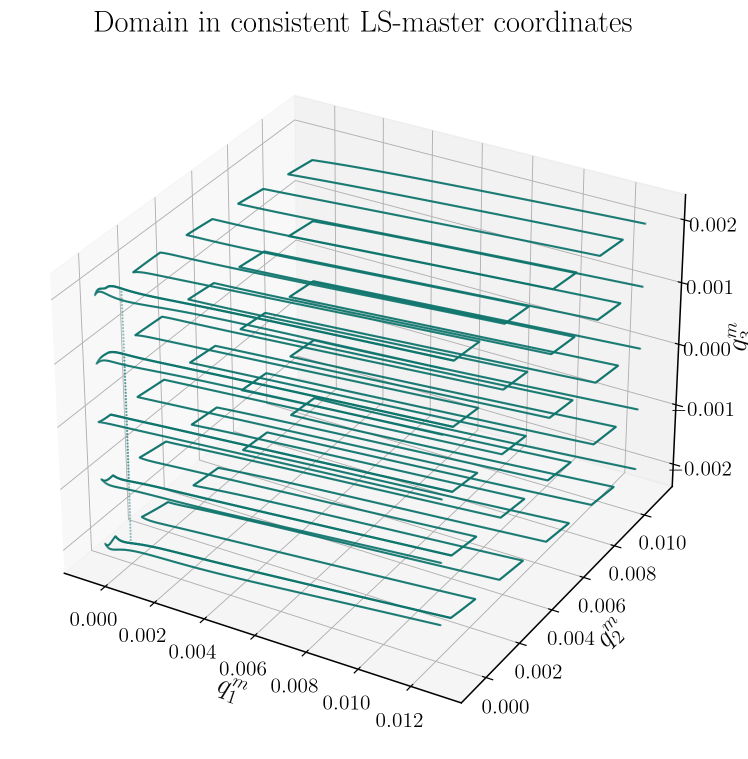
#> input picture RVE_NeoHookean_Homogenization/pann/anisotropic/domain_qm_structured_claude.png, 1496 x 1517 px (shown at 1/2 size)
$ python make_workflow_diagram_claude.py
#> lines starting #> are read from the running program, lines starting #| are printed output that depends on the picture
#!/usr/bin/env python3
"""End-to-end HPROM-ANN / D-HPROM-ANN workflow diagram, mirroring the layout
of the WCCM2026 presentation slide (macro input -> affine/structured
initialization -> {HPROM-ANN Galerkin correction, D-HPROM-ANN direct state}
-> PROM-ANN decoder state map -> hyper-reduced homogenization), but with
every equation and mini-figure drawn from what this paper actually defines
(Eqs. for u_d(X), the decoder, the ECM residual/stress cubature rules) and
the real supporting figures already generated for this RVE (ecm_residual_
support_claude.png, ecm_stress_support_claude.png, a cropped displacement-
field thumbnail, and the structured-coordinate domain plot).
"""
from __future__ import annotations

from pathlib import Path

import matplotlib.pyplot as plt
import numpy as np
from matplotlib.offsetbox import AnnotationBbox, OffsetImage
from matplotlib.patches import FancyArrowPatch, FancyBboxPatch

plt.rcParams.update({
    "text.usetex": True,
    "font.family": "serif",
    "font.serif": ["Computer Modern Roman"],
    "text.latex.preamble": r"\usepackage{amsmath}\usepackage{amssymb}\usepackage{bm}",
})

HERE = Path(__file__).resolve().parent
SCRATCH_DIR = Path(
    "/tmp/claude-1000/-home-kratos-ML-assisted-CLs-clean/"
    "4a3da423-8dfc-40e5-a7fa-8fa40d3c8b2f/scratchpad"
)
SCRATCH_DISPLACEMENT_THUMB = SCRATCH_DIR / "displacement_thumb.png"
SCRATCH_QM_STRUCTURED_THUMB = SCRATCH_DIR / "qm_structured_thumb.png"
SCRATCH_ECM_RES_THUMB = SCRATCH_DIR / "ecm_res_clean.png"
SCRATCH_ECM_SIG_THUMB = SCRATCH_DIR / "ecm_sig_clean.png"

BOX_EDGE = "#1f5fa8"
BOX_FACE = "white"
ARROW_COLOR = "#1f5fa8"


def rounded_box(ax, xy, w, h, **kwargs):
    x, y = xy
    box = FancyBboxPatch(
        (x - w / 2, y - h / 2), w, h,
        boxstyle=f"round,pad=0.0,rounding_size=0.12",
        linewidth=1.6, edgecolor=BOX_EDGE, facecolor=BOX_FACE,
        zorder=2, **kwargs,
    )
    ax.add_patch(box)
    return box


def title_text(ax, xy, w, h, text, fontsize=10.5):
    x, y = xy
    ax.text(x, y + h / 2 - 0.16, text, ha="center", va="top",
             fontsize=fontsize, fontweight="bold", zorder=3, wrap=True)


def eq_text(ax, x, y, text, fontsize=9.2, **kwargs):
    ax.text(x, y, text, ha="center", va="center", fontsize=fontsize, zorder=3, **kwargs)


def embed_image(ax, xy, path, zoom):
#> called with xy = (3.15, -0.75), zoom = 0.062
    img = plt.imread(str(path))
#> img is the input picture: shape (1517, 1496, 4) float32; mean R, G, B, A 0.915, 0.94, 0.938, 1
#> call 2 of embed_image, with xy = (6.3, 1.3), zoom = 0.0484
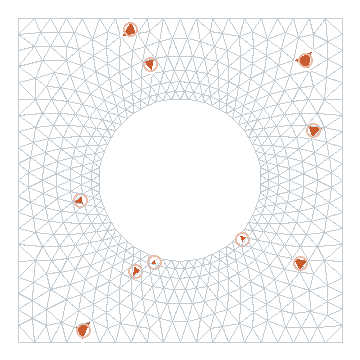
#> input picture RVE_NeoHookean_Homogenization/pann/anisotropic/ecm_residual_support_claude.png, 360 x 360 px
#> in embed_image, img is the input picture: shape (360, 360, 4) float32; mean R, G, B, A 0.951, 0.952, 0.956, 0.114
#> call 3 of embed_image, with xy = (9.55, -0.55), zoom = 0.145
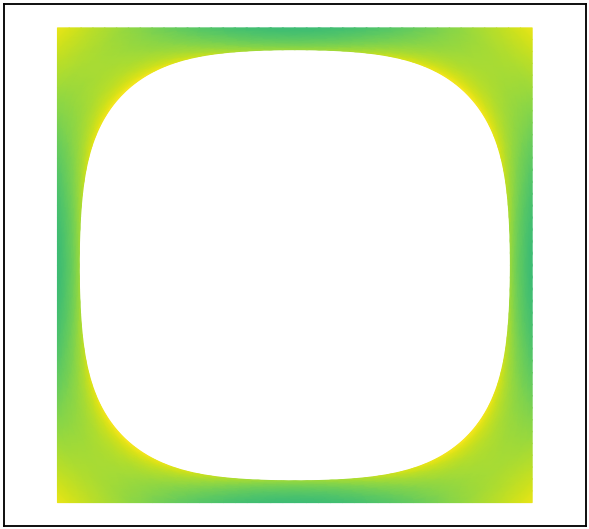
#> input picture RVE_NeoHookean_Homogenization/pann/anisotropic/displacement_thumb_claude.png, 589 x 529 px
#> in embed_image, img is the input picture: shape (529, 589, 3) float32; mean R, G, B 0.902, 0.954, 0.835
#> call 4 of embed_image, with xy = (12.85, -1.05), zoom = 0.085
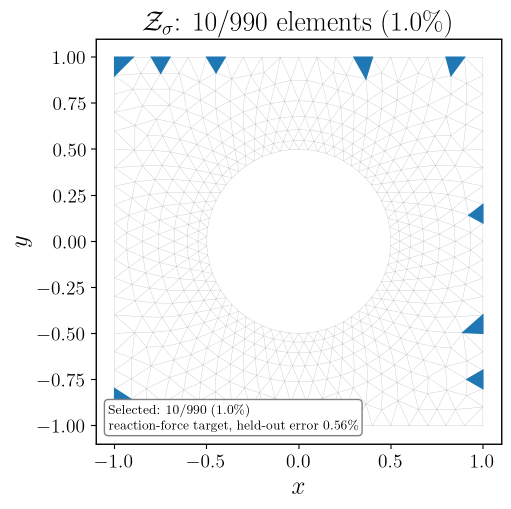
#> input picture RVE_NeoHookean_Homogenization/pann/anisotropic/ecm_stress_support_claude.png, 1022 x 1017 px (shown at 1/2 size)
#> in embed_image, img is the input picture: shape (1017, 1022, 4) float32; mean R, G, B, A 0.965, 0.967, 0.969, 1
    im = OffsetImage(img, zoom=zoom)
    ab = AnnotationBbox(im, xy, frameon=False, zorder=3)
    ax.add_artist(ab)


def arrow(ax, p0, p1, **kwargs):
    a = FancyArrowPatch(
        p0, p1, arrowstyle="-|>", mutation_scale=14, linewidth=1.6,
        color=ARROW_COLOR, shrinkA=2, shrinkB=2, zorder=2.9, **kwargs,
    )
    ax.add_patch(a)


def main() -> None:
    fig, ax = plt.subplots(figsize=(15.0, 7.2))

    # box centers
    c1 = (0.0, 0.0)
    c2 = (3.15, 0.0)
    c3a = (6.30, 2.15)
    c3b = (6.30, -2.15)
    c4 = (9.55, 0.0)
    c5 = (12.85, 0.0)

    w1, h1 = 2.55, 3.1
    w2, h2 = 2.55, 3.5
    w3, h3 = 2.75, 3.3
    w4, h4 = 2.75, 3.6
    w5, h5 = 3.05, 3.95

    rounded_box(ax, c1, w1, h1)
    rounded_box(ax, c2, w2, h2)
    rounded_box(ax, c3a, w3, h3)
    rounded_box(ax, c3b, w3, h3)
    rounded_box(ax, c4, w4, h4)
    rounded_box(ax, c5, w5, h5)

    # --- Box 1: macro input ---
    title_text(ax, c1, w1, h1, "macro input")
    eq_text(ax, c1[0], c1[1] + 0.75, r"$\bm\varepsilon=(E_{11},E_{22},\gamma_{12})$")
    eq_text(ax, c1[0], c1[1] + 0.20, r"$\downarrow$", fontsize=11)
    eq_text(ax, c1[0], c1[1] - 0.30, r"$\bm F=\bm U=\sqrt{2\bm E(\bm\varepsilon)+\bm I}$")
    eq_text(ax, c1[0], c1[1] - 0.80, r"$\downarrow$", fontsize=11)
    eq_text(ax, c1[0], c1[1] - 1.30, r"$\bm u_d(\bm X)=(\bm F-\bm I)\bm X$")

    # --- Box 2: structured-coordinate / affine initialization ---
    title_text(ax, c2, w2, h2, "structured-coordinate\ninitialization")
    eq_text(ax, c2[0], c2[1] + 1.05,
            r"$\bm q(\bm\varepsilon)$: least-squares", fontsize=9.0)
    eq_text(ax, c2[0], c2[1] + 0.78,
            r"structured primary coordinate", fontsize=9.0)
    eq_text(ax, c2[0], c2[1] + 0.50,
            r"(rel.\ err.\ $6.9\times10^{-4}$)", fontsize=8.6)
    qm_thumb = SCRATCH_QM_STRUCTURED_THUMB if SCRATCH_QM_STRUCTURED_THUMB.exists() else HERE / "domain_qm_structured_claude.png"
    embed_image(ax, (c2[0], c2[1] - 0.75), qm_thumb, zoom=0.062)

    # --- Box 3a: HPROM-ANN Galerkin correction ---
    title_text(ax, c3a, w3, h3, "HPROM--ANN:\nGalerkin correction")
    eq_text(ax, c3a[0], c3a[1] + 0.62,
            r"$\displaystyle\sum_{g\in\mathcal Z}\!\big(\mathbf V^T\bm r_g\big)(\bm u_f;\bm\varepsilon)\,\omega_g=\bm 0$",
            fontsize=8.6)
    eq_text(ax, c3a[0], c3a[1] + 0.10, r"Newton--corrected to convergence", fontsize=8.2)
    res_thumb = SCRATCH_ECM_RES_THUMB if SCRATCH_ECM_RES_THUMB.exists() else HERE / "ecm_residual_support_claude.png"
    embed_image(ax, (c3a[0], c3a[1] - 0.85), res_thumb, zoom=0.0484)

    # --- Box 3b: D-HPROM-ANN direct state ---
    title_text(ax, c3b, w3, h3, "D--HPROM--ANN:\ndirect state")
    eq_text(ax, c3b[0], c3b[1] + 0.75, r"$\bm q=\bm q(\bm\varepsilon)$", fontsize=9.6)
    eq_text(ax, c3b[0], c3b[1] + 0.28, r"zero Newton iterations", fontsize=8.4)
    eq_text(ax, c3b[0], c3b[1] - 0.05, r"($\mathcal N$'s output used as-is)", fontsize=8.4)
    eq_text(ax, c3b[0], c3b[1] - 1.15, r"skip residual correction", fontsize=8.6, style="italic")

    # --- Box 4: PROM-ANN decoder / state map ---
    title_text(ax, c4, w4, h4, "PROM--ANN decoder:\nstate map")
    eq_text(ax, c4[0], c4[1] + 1.15,
            r"$\bm u_f\approx \bm u_f^{\rm aff}(\bm\varepsilon)+\mathbf V\,\bm q+\bar{\mathbf V}\,\mathcal N(\bm q)$",
            fontsize=8.8)
    thumb = SCRATCH_DISPLACEMENT_THUMB if SCRATCH_DISPLACEMENT_THUMB.exists() else HERE / "displacement_thumb_claude.png"
    embed_image(ax, (c4[0], c4[1] - 0.55), thumb, zoom=0.145)

    # --- Box 5: hyper-reduced homogenization ---
    title_text(ax, c5, w5, h5, "hyper-reduced\nhomogenization")
    eq_text(ax, c5[0], c5[1] + 0.95,
            r"$\displaystyle\bm S_{\rm macro}(\bm\varepsilon)\approx\!\!\sum_{g\in\mathcal Z_\sigma}\!\!\bm c_g(\bm u_f;\bm\varepsilon)\,\omega_{\sigma,g}$",
            fontsize=8.6)
    eq_text(ax, c5[0], c5[1] + 0.62,
            r"($\bm c_g$: reaction-force stress contribution)",
            fontsize=7.6, style="italic")
    sig_thumb = SCRATCH_ECM_SIG_THUMB if SCRATCH_ECM_SIG_THUMB.exists() else HERE / "ecm_stress_support_claude.png"
    embed_image(ax, (c5[0], c5[1] - 1.05), sig_thumb, zoom=0.085)

    # --- arrows ---
    arrow(ax, (c1[0] + w1 / 2, c1[1]), (c2[0] - w2 / 2, c2[1]))
    arrow(ax, (c2[0] + w2 / 2, c2[1] + 0.55), (c3a[0] - w3 / 2, c3a[1] - 0.35))
    arrow(ax, (c2[0] + w2 / 2, c2[1] - 0.55), (c3b[0] - w3 / 2, c3b[1] + 0.35))
    arrow(ax, (c3a[0] + w3 / 2, c3a[1] - 0.35), (c4[0] - w4 / 2, c4[1] + 0.55))
    arrow(ax, (c3b[0] + w3 / 2, c3b[1] + 0.35), (c4[0] - w4 / 2, c4[1] - 0.55))
    arrow(ax, (c4[0] + w4 / 2, c4[1]), (c5[0] - w5 / 2, c5[1]))

    ax.set_xlim(-1.6, 14.6)
    ax.set_ylim(-4.2, 4.2)
    ax.set_aspect("equal")
    ax.axis("off")
#> (the run stopped early here; a loop or call above may not have finished)
